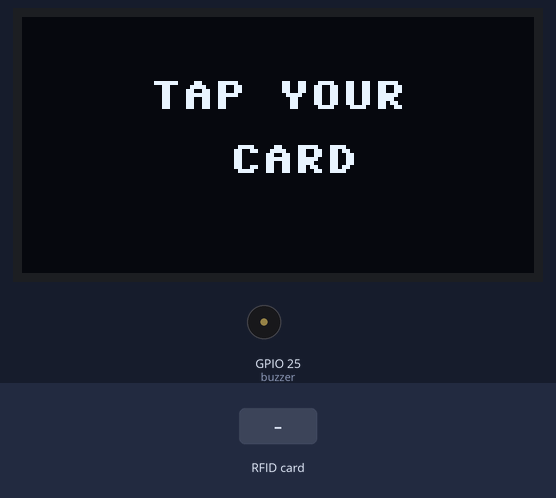
Recording of a program running on a simulated ESP32 board running MicroPython. Parts: 128×64 one-colour display, buzzer (waves = sounding). Inputs (shaded band) come from the test bench. WiFi joins after 1.5 s; the clock reads 2024-03-15 10:24:30 at power-on unless the program sets it; no MQTT or app messages arrive unless stated; the interpreter's speed is modelled, so counts of loop turns are approximate; web requests get an empty 200 reply after 0.4 s; library files of the repository ran but are not shown: mfrc522.py; what the program prints to the serial console is not drawn.

Above: at 3.4 s.
3.5 s: RFID card 5E 7A 19 C4 held to the reader
At 3.86 s:
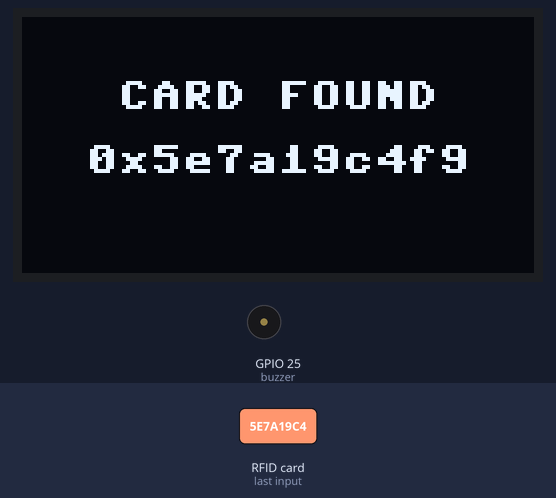
At 5.7 s:
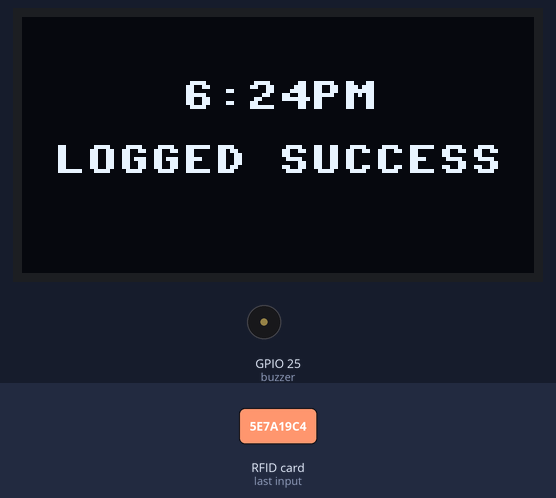
Timing chart, 0 to 7.2 s (numbered marks = the images above; inputs shaded):
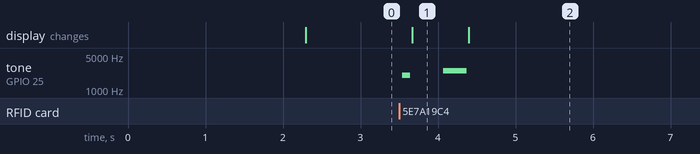

The program:

RFID_Attendance_System.py
```python
from machine import Pin, SPI, SoftI2C, PWM, RTC
import network
import urequests
import time
import gc
import ntptime
from mfrc522 import MFRC522
from ssd1306 import SSD1306_I2C
from umqtt.simple import MQTTClient

# ================= CONFIGURATION =================
ssid = "wifi123"
password = "000000"

URL = "https://script.google.com"

MQTT_BROKER = "broker.hivemq.com"
MQTT_PORT = 1883
CLIENT_ID = b"ESP32_RFID_001"

# MQTT Topics
TOPIC_ATTENDANCE = b"school/attendance"
TOPIC_STATUS = b"school/status"
TOPIC_TOTAL = b"school/total"

students_count = 0

# ================= HARDWARE SETUP =================
i2c = SoftI2C(scl=Pin(22), sda=Pin(21))
oled = SSD1306_I2C(128, 64, i2c)

buzzer = PWM(Pin(25))
buzzer.duty(0)

spi = SPI(
    1,
    baudrate=1000000,
    polarity=0,
    phase=0,
    sck=Pin(18),
    mosi=Pin(23),
    miso=Pin(19)
)

rfid = MFRC522(spi=spi, gpioRst=4, gpioCs=5)

# ================= HELPERS =================
def beep(freq, duration):
    buzzer.freq(freq)
    buzzer.duty(512)
    time.sleep(duration)
    buzzer.duty(0)


def show_message(l1="", l2="", l3="", l4=""):
    oled.fill(0)

    lines = [l for l in [l1, l2, l3, l4] if l]
    start_y = (64 - len(lines) * 16) // 2

    for i, line in enumerate(lines):
        x = max(0, (128 - len(line) * 8) // 2)
        oled.text(line, x, start_y + i * 16)

    oled.show()


# ================= WIFI =================
wifi = network.WLAN(network.STA_IF)
wifi.active(True)


def connect_wifi():
    if not wifi.isconnected():
        print("Connecting WiFi...")
        wifi.connect(ssid, password)

        for _ in range(15):
            if wifi.isconnected():
                break
            time.sleep(1)

        if wifi.isconnected():
            print("WiFi Connected:", wifi.ifconfig()[0])
            sync_time()
            return True

        return False

    return True


def sync_time():
    try:
        ntptime.settime()

        current_sec = time.mktime(time.localtime())
        ph_sec = current_sec + (8 * 3600)

        tm = time.localtime(ph_sec)

        RTC().datetime((
            tm[0],
            tm[1],
            tm[2],
            0,
            tm[3],
            tm[4],
            tm[5],
            0
        ))

        print("Time Synced!")

    except:
        print("Time Sync Failed")


# ================= MQTT =================
client = None


def mqtt_connect():
    global client

    try:
        client = MQTTClient(
            CLIENT_ID,
            MQTT_BROKER,
            port=MQTT_PORT,
            keepalive=60
        )

        client.connect()
        client.publish(TOPIC_STATUS, "1")

        print("MQTT Connected")
        return True

    except:
        print("MQTT Failed")
        return False


# ================= STARTUP =================
connect_wifi()
mqtt_connect()

# ================= MAIN LOOP =================
while True:
    try:
        connect_wifi()

        # MQTT heartbeat
        try:
            if client:
                client.ping()
                client.publish(TOPIC_STATUS, "1")
            else:
                mqtt_connect()

        except:
            mqtt_connect()

        show_message("TAP YOUR", " CARD")

        (status, tag_type) = rfid.request(rfid.REQIDL)

        if status == rfid.OK:

            (status, uid) = rfid.anticoll()

            if status == rfid.OK:

                beep(2000, 0.1)

                uid_str = "0x" + "".join("{:02x}".format(i) for i in uid)

                show_message("CARD FOUND", uid_str)

                gc.collect()

                raw_response = "Unknown"

                try:
                    res = urequests.get(URL + "?uid=" + uid_str)
                    raw_response = res.text.strip()
                    res.close()

                except:
                    raw_response = "Server Error"

                clean_name = raw_response.replace(
                    "TIME IN:",
                    ""
                ).replace(
                    "TIME OUT:",
                    ""
                ).strip()

                status_label = (
                    "Time In"
                    if "TIME IN" in raw_response
                    else "Time Out"
                )

                t = time.localtime()
                h = t[3]

                am_pm = "AM" if h < 12 else "PM"
                display_h = 12 if h in (0, 12) else h % 12

                time_str = "{:d}:{:02d}{}".format(
                    display_h,
                    t[4],
                    am_pm
                )

                mqtt_msg = "Name: {}\n{}: {}\nUID: {}".format(
                    clean_name,
                    status_label,
                    time_str,
                    uid_str
                )

                # FIXED: no global keyword needed
                students_count += 1

                try:
                    client.publish(TOPIC_ATTENDANCE, mqtt_msg)
                    client.publish(TOPIC_TOTAL, str(students_count))

                    print("Published successfully")

                except:
                    print("Publish Failed")

                beep(2500, 0.3)

                show_message(
                    clean_name[:16],
                    time_str,
                    "LOGGED SUCCESS"
                )

                time.sleep(3)

    except Exception as e:
        print("Error:", e)

        try:
            if client:
                client.publish(TOPIC_STATUS, "0")

        except:
            pass

        time.sleep(1)

    time.sleep(0.2)
```

Measured:
- after the input at 3.5 s, tone on GPIO 25 (buzzer): silent → 2000 Hz at once, → silent 0.10 s later, → 2500 Hz 0.43 s later, → silent 0.30 s later; the display: changes after 0.17 s (image 1)
- what the display in image 1 shows lasts 0.7 s, from 3.7 s to 4.4 s
